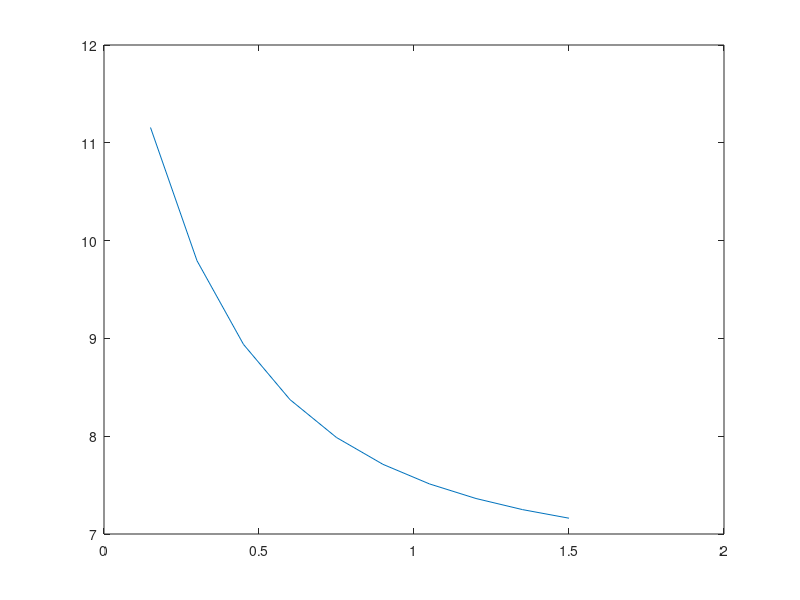

Write the MATLAB code that produced this figure.

E=10;
nu=0.3;
       
mu = E / (2.0 * (1.0 + nu));
lambda = E * nu / ((1 + nu) * (1 - 2 * nu));

 C=0.5;

 
 for i=1:10
X1(i)=(i/10)*1.5
val(i) = 2*C*(0.5*lambda + mu)*(1+(1+2*C*X1(i))^(-3))%+2*(2*lambda*C + 4*C*C*lambda*X1(i));
 end
 
 close all;
 plot(X1,val);